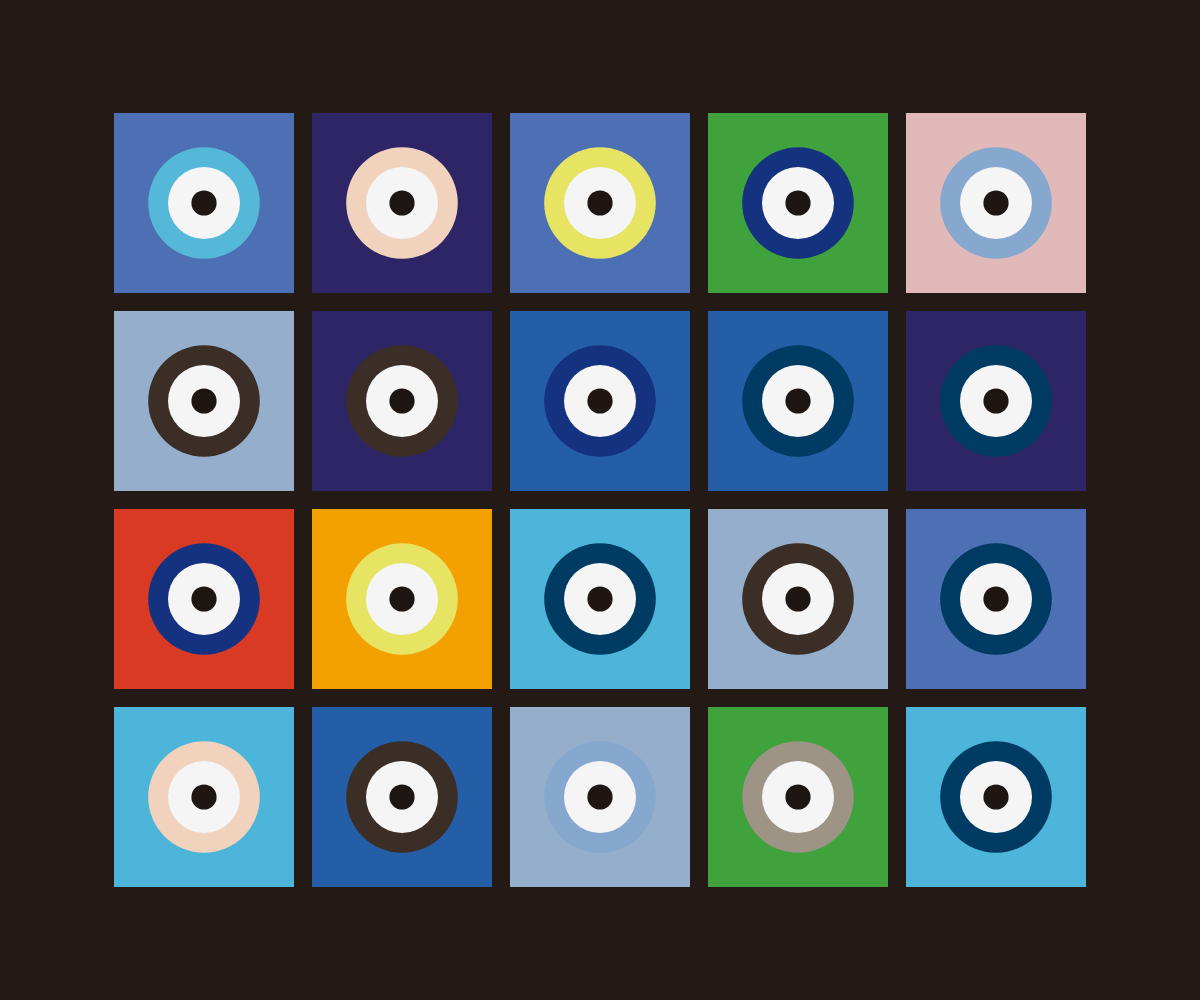
Frame 1 (no input)
Frame 60 (no input): identical to frame 1, image omitted
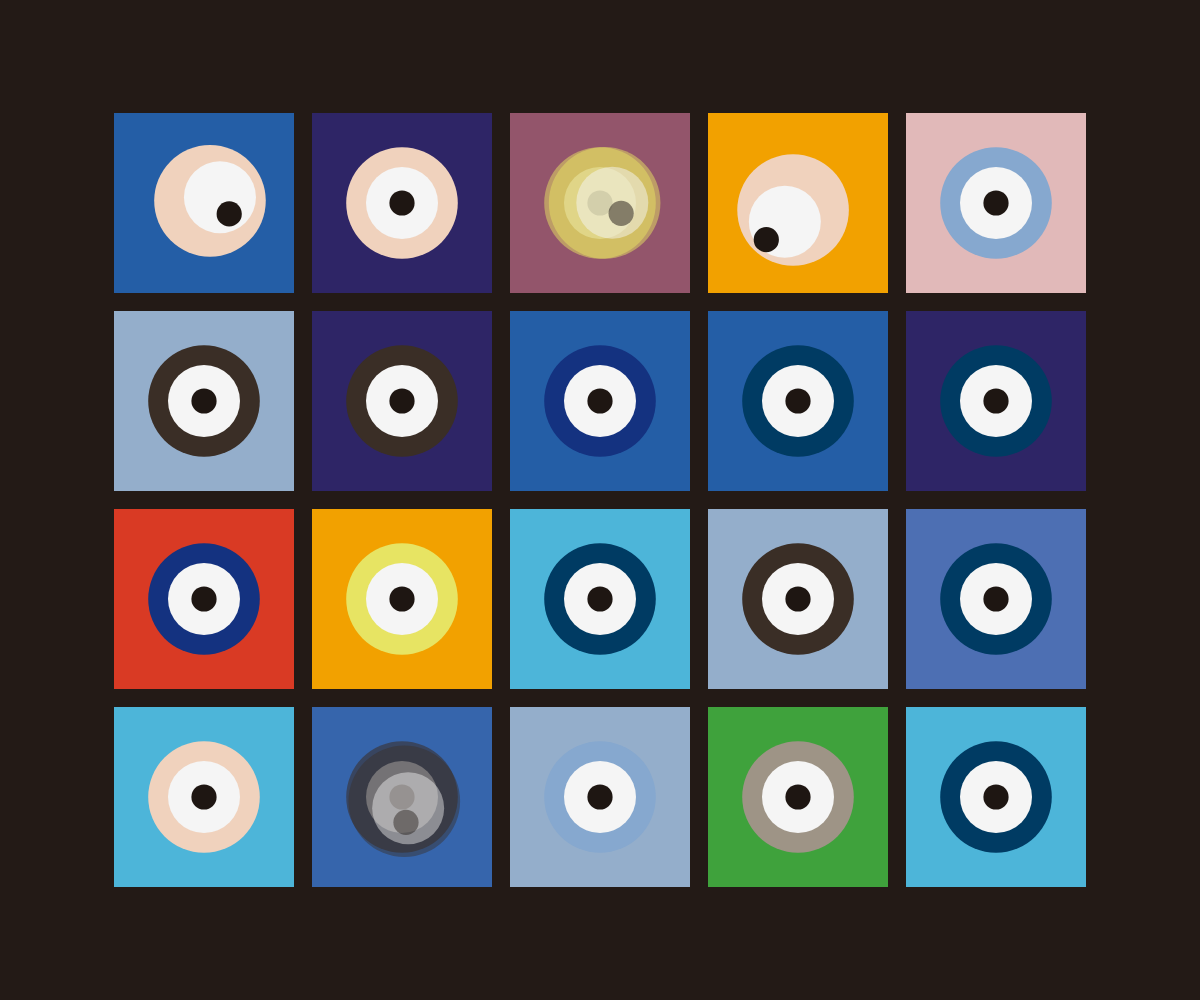
Frame 120 (the mouse pressed at the canvas centre since frame 60)

The p5.js sketch that drew these frames (run headless with seeded random() and noise() and a simulated clock; from frame 60 on, the mouse is pressed at the canvas centre):

// p5.js sketch
// ── sketch.js
// =====================================
// Eye Tiles (square grid + filled iris/sclera/pupil)
// - gaze target changes at intervals
// - NO lerp movement (no in-between motion)
// - direction switches via cross-fade (prev -> next)
// - colors (tile + iris) also cross-fade on each transition
// - pupil offset angle changes every time the gaze target changes
// - f/F: fullscreen toggle
// =====================================

// ===============================
// グローバル設定パラメータ（ここを調整）
// ===============================

// ---- グリッドの見た目 ----
let CELL = 180;        // 1マス（タイル）のサイズ（ピクセル）
let GAP = CELL / 10;   // タイル同士の隙間（ピクセル）
let PADDING = CELL / 5;// グリッド全体の外側余白（ピクセル）

// ---- 視線の動き ----
let HOLD_FRAMES = 360; // 注視点を切り替える間隔（フレーム数）
let FADE_FRAMES = 24;  // フェード時間（フレーム数）

// ---- 接点をズラす ----
let PUPIL_ANGLE_OFFSET_DEG = 90; // 瞳の方向だけ回転させる最大角度（度）
let PUPIL_LAG = 1.0;             // 瞳方向を混ぜる量（0..1）※1.0で完全に別方向

// ---- 形の比率 ----
let IRIS_D_RATIO   = 0.62; // 虹彩（色つき大円）
let SCLERA_D_RATIO = 0.40; // 白目
let PUPIL_D_RATIO  = 0.14; // 瞳
let HIGHLIGHT_D_RATIO = 0.0; // ハイライト（0で無効）

// ---- 目のズレ量 ----
let REACH_RATIO = 0.38;
let IRIS_SHIFT_MAX   = 0.06;
let SCLERA_SHIFT_MAX = 0.16;
let PUPIL_SHIFT_MAX  = 0.18;

// ===============================

// パレット
const TILE_COLORS = [
  "#3FA23C",
  "#2E2566",
  "#94AECB",
  "#D93A24",
  "#245EA6",
  "#A79F91",
  "#F2A100",
  "#4D6FB3",
  "#E1B9B9",
  "#4DB5D9",
];

const IRIS_COLORS = [
  "#003B63",
  "#55B8D9",
  "#F0D2BD",
  "#143280",
  "#3A2E26",
  "#E7E463",
  "#9E9486",
  "#86A8CF",
];

let cells = [];

function setup() {
  createCanvas(windowWidth, windowHeight);
  rectMode(CORNER);
  noStroke();
  initGrid();
}

function initGrid() {
  cells = [];

  const cols = max(1, floor((width  - 2 * PADDING + GAP) / (CELL + GAP)));
  const rows = max(1, floor((height - 2 * PADDING + GAP) / (CELL + GAP)));

  const totalW = cols * CELL + (cols - 1) * GAP;
  const totalH = rows * CELL + (rows - 1) * GAP;
  const ox = (width  - totalW) / 2;
  const oy = (height - totalH) / 2;

  for (let r = 0; r < rows; r++) {
    for (let c = 0; c < cols; c++) {
      const x0 = ox + c * (CELL + GAP);
      const y0 = oy + r * (CELL + GAP);
      const cx = x0 + CELL / 2;
      const cy = y0 + CELL / 2;

      // 初期色
      const initTile = color(random(TILE_COLORS));
      const initIris = color(random(IRIS_COLORS));

      const st = {
        x0, y0, cx, cy,

        // ★色：prev/next を持つ
        prevTileCol: initTile,
        nextTileCol: initTile,
        prevIrisCol: initIris,
        nextIrisCol: initIris,

        // gaze target
        target: createVector(cx, cy),

        // timing
        phase: floor(random(0, HOLD_FRAMES)),

        // pupil offset
        pupilOffsetDeg: random(0, PUPIL_ANGLE_OFFSET_DEG),

        // fade state
        fadeStart: 0,
        fadeT: 1.0, // 0..1

        // directions (prev -> next)
        prevDir1: createVector(0, 0), // sclera direction
        prevDir2: createVector(0, 0), // pupil direction
        nextDir1: createVector(0, 0),
        nextDir2: createVector(0, 0),
      };

      // 最初のターゲット（この中で向き＆色も即反映）
      pickNewTargetInCell(st, true);

      cells.push(st);
    }
  }
}

function smoothstep01(u) {
  u = constrain(u, 0, 1);
  return u * u * (3 - 2 * u);
}

// 中心→ターゲットから v1/v2（方向）を作る
function computeDirectionsFromTarget(st) {
  let dx = st.target.x - st.cx;
  let dy = st.target.y - st.cy;
  const d = sqrt(dx * dx + dy * dy);

  let vx = 0, vy = 0;
  if (d > 1e-6) { vx = dx / d; vy = dy / d; }

  // v1: 白目方向
  const v1 = createVector(vx, vy);

  // v2: 瞳方向（オフセット角）
  const a1 = atan2(vy, vx);
  const a2 = a1 + radians(st.pupilOffsetDeg);

  let v2x = cos(a2);
  let v2y = sin(a2);

  // v2をv1と混ぜる（1.0ならv2そのまま）
  v2x = lerp(vx, v2x, PUPIL_LAG);
  v2y = lerp(vy, v2y, PUPIL_LAG);

  // 正規化
  const n = sqrt(v2x * v2x + v2y * v2y) || 1;
  const v2 = createVector(v2x / n, v2y / n);

  return { v1, v2, dist: d };
}

function startFadeToNewDirection(st, immediate = false) {
  const { v1, v2 } = computeDirectionsFromTarget(st);

  if (immediate) {
  st.prevTileCol = st.nextTileCol;
  st.prevIrisCol = st.nextIrisCol;
  st.fadeT = 1.0;
  return;
}

  // 現在の表示状態を prev に確定（方向）
  const curDir1 = p5.Vector.lerp(st.prevDir1, st.nextDir1, st.fadeT);
  const curDir2 = p5.Vector.lerp(st.prevDir2, st.nextDir2, st.fadeT);
  st.prevDir1.set(curDir1);
  st.prevDir2.set(curDir2);

  // 現在の表示状態を prev に確定（色）
  st.prevTileCol = lerpColor(st.prevTileCol, st.nextTileCol, st.fadeT);
  st.prevIrisCol = lerpColor(st.prevIrisCol, st.nextIrisCol, st.fadeT);

  // 新しい next（方向）
  st.nextDir1.set(v1);
  st.nextDir2.set(v2);

  // フェード開始
  st.fadeStart = frameCount;
  st.fadeT = 0.0;
}

function pickNewTargetInCell(st, immediate = false) {
  const m = CELL * 0.18;
  st.target.x = random(st.x0 + m, st.x0 + CELL - m);
  st.target.y = random(st.y0 + m, st.y0 + CELL - m);

  // 注視点が変わるたびに瞳オフセットも更新
  st.pupilOffsetDeg = random(0, PUPIL_ANGLE_OFFSET_DEG);

  // ★ここでfadeを先に開始する（fadeTを必ず0にする）
  startFadeToNewDirection(st, immediate);

  // ★next色は fade開始後にセットする
  if (!immediate) {
    st.nextTileCol = color(random(TILE_COLORS));
    st.nextIrisCol = color(random(IRIS_COLORS));
  }
}

function updateGaze(st) {
  // 一定間隔でターゲット更新（=フェード開始）
  if ((frameCount + st.phase) % HOLD_FRAMES === 0) {
    pickNewTargetInCell(st, false);
  }

  // フェード進行
  if (st.fadeT < 1.0) {
    const p = (frameCount - st.fadeStart) / FADE_FRAMES;
    st.fadeT = smoothstep01(p);
  }
}

function drawOneEye(st, irisColNow, dir1, dir2, alphaMul) {
  // 距離は target から算出（途中経過なし）
  const { dist } = computeDirectionsFromTarget(st);
  const reach = CELL * REACH_RATIO;
  const u = smoothstep01(dist / reach);

  // サイズ
  const irisD = CELL * IRIS_D_RATIO;
  const scleraD = CELL * SCLERA_D_RATIO;
  const pupilD = CELL * PUPIL_D_RATIO;
  const highlightD = CELL * HIGHLIGHT_D_RATIO;

  // ズレ量
  const irisShift   = CELL * IRIS_SHIFT_MAX   * u;
  const scleraShift = CELL * SCLERA_SHIFT_MAX * u;
  const pupilShift  = CELL * PUPIL_SHIFT_MAX  * u;

  const v1x = dir1.x, v1y = dir1.y;
  const v2x = dir2.x, v2y = dir2.y;

  // 各中心
  const irisCx = st.cx + v1x * irisShift;
  const irisCy = st.cy + v1y * irisShift;

  const scleraCx = st.cx + v1x * scleraShift;
  const scleraCy = st.cy + v1y * scleraShift;

  const pupilCx = scleraCx + v2x * pupilShift;
  const pupilCy = scleraCy + v2y * pupilShift;

  noStroke();

  push();
  drawingContext.globalAlpha = alphaMul;

  fill(irisColNow);
  circle(irisCx, irisCy, irisD);

  fill(245);
  circle(scleraCx, scleraCy, scleraD);

  fill("#1E1612");
  circle(pupilCx, pupilCy, pupilD);

  if (highlightD > 0.5) {
    fill(255, 210);
    circle(
      scleraCx + v1x * (CELL * 0.06),
      scleraCy + v1y * (CELL * 0.06),
      highlightD
    );
  }

  pop();
}

function drawEyeTile(st) {
  // 色の現在値（prev->next を fadeT で混ぜる）
  const a = st.fadeT; // 0..1
  const tileColNow = lerpColor(st.prevTileCol, st.nextTileCol, a);
  const irisColNow = lerpColor(st.prevIrisCol, st.nextIrisCol, a);

  // タイル背景（単体で塗る：二重描画しない）
  noStroke();
  fill(tileColNow);
  rect(st.x0, st.y0, CELL, CELL);

  // 目の向きは prev->next をクロスフェード
  drawOneEye(st, irisColNow, st.prevDir1, st.prevDir2, 1.0 - a);
  drawOneEye(st, irisColNow, st.nextDir1, st.nextDir2, a);
}

function draw() {
  background("#231A16");

  for (const st of cells) {
    updateGaze(st);
    drawEyeTile(st);
  }
}

// f/F fullscreen toggle
function keyPressed() {
  if (key === 'f' || key === 'F') {
    fullscreen(!fullscreen());
  }
}

function windowResized() {
  resizeCanvas(windowWidth, windowHeight);
  initGrid();
}
